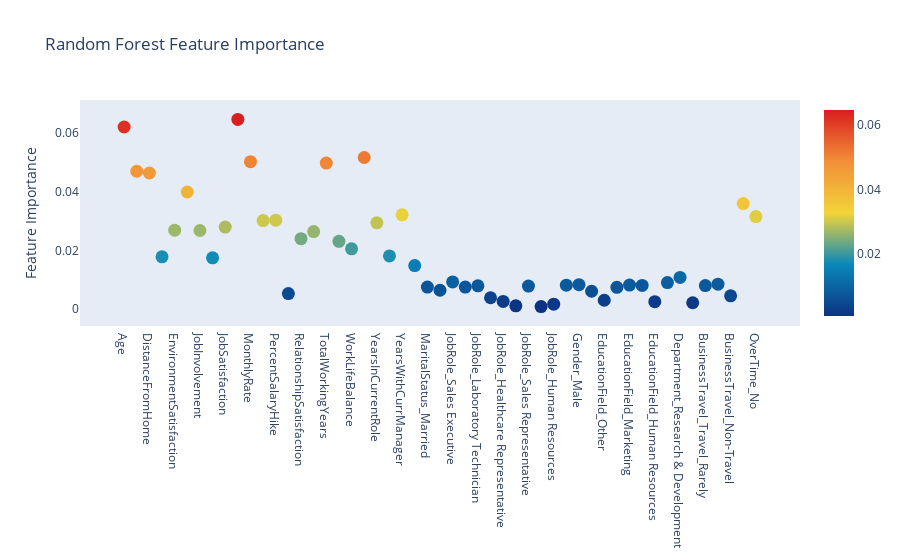

Here is the notebook cell this chart was saved with:
### Markdown cell above
### Random forest clasifikace. Dataset cely.

### Code cell
from sklearn.ensemble import RandomForestClassifier
from sklearn import metrics

RF=RandomForestClassifier(n_estimators=100)

RF.fit(X_train,y_train)

y_pred=RF.predict(X_test)
RF_plot(RF,X_train)


# Model Accuracy, how often is the classifier correct?
print("Accuracy:",metrics.accuracy_score(y_test, y_pred))
RF_plot(RF,X_cor)

### Figure 1 — Plotly figure (JSON) as saved in the notebook; plotly's stock layout.template omitted (floating-point values rounded to 4 significant figures)
{"data": [{"marker": {"color": [0.06207, 0.04698, 0.04637, 0.01778, 0.02688, 0.0399, 0.02676, 0.01742, 0.02794, 0.06466, 0.05025, 0.03014, 0.03029, 0.005223, 0.02396, 0.0264, 0.04978, 0.02308, 0.02051, 0.05166, 0.02939, 0.01808, 0.03211, 0.01481, 0.00744, 0.006379, 0.009203, 0.007451, 0.007892, 0.00381, 0.002552, 0.001061, 0.007804, 0.0008035, 0.001634, 0.008094, 0.008259, 0.00603, 0.002968, 0.007388, 0.008144, 0.008012, 0.002475, 0.008979, 0.01073, 0.002104, 0.007965, 0.008441, 0.004468, 0.03595, 0.03151], "colorscale": [[0, "rgb(12,51,131)"], [0.25, "rgb(10,136,186)"], [0.5, "rgb(242,211,56)"], [0.75, "rgb(242,143,56)"], [1, "rgb(217,30,30)"]], "showscale": true, "size": 13, "sizemode": "diameter", "sizeref": 1}, "mode": "markers", "text": ["Age", "DailyRate", "DistanceFromHome", "Education", "EnvironmentSatisfaction", "HourlyRate", "JobInvolvement", "JobLevel", "JobSatisfaction", "MonthlyIncome", "MonthlyRate", "NumCompaniesWorked", "PercentSalaryHike", "PerformanceRating", "RelationshipSatisfaction", "StockOptionLevel", "TotalWorkingYears", "TrainingTimesLastYear", "WorkLifeBalance", "YearsAtCompany", "YearsInCurrentRole", "YearsSinceLastPromotion", "YearsWithCurrManager", "MaritalStatus_Single", "MaritalStatus_Married", "MaritalStatus_Divorced", "JobRole_Sales Executive", "JobRole_Research Scientist", "JobRole_Laboratory Technician", "JobRole_Manufacturing Director", "JobRole_Healthcare Representative", "JobRole_Manager", "JobRole_Sales Representative", "JobRole_Research Director", "JobRole_Human Resources", "Gender_Female", "Gender_Male", "EducationField_Life Sciences", "EducationField_Other", "EducationField_Medical", "EducationField_Marketing", "EducationField_Technical Degree", "EducationField_Human Resources", "Department_Sales", "Department_Research & Development", "Department_Human Resources", "BusinessTravel_Travel_Rarely", "BusinessTravel_Travel_Frequently", "BusinessTravel_Non-Travel", "OverTime_Yes", "OverTime_No"], "type": "scatter", "x": ["Age", "DailyRate", "DistanceFromHome", "Education", "EnvironmentSatisfaction", "HourlyRate", "JobInvolvement", "JobLevel", "JobSatisfaction", "MonthlyIncome", "MonthlyRate", "NumCompaniesWorked", "PercentSalaryHike", "PerformanceRating", "RelationshipSatisfaction", "StockOptionLevel", "TotalWorkingYears", "TrainingTimesLastYear", "WorkLifeBalance", "YearsAtCompany", "YearsInCurrentRole", "YearsSinceLastPromotion", "YearsWithCurrManager", "MaritalStatus_Single", "MaritalStatus_Married", "MaritalStatus_Divorced", "JobRole_Sales Executive", "JobRole_Research Scientist", "JobRole_Laboratory Technician", "JobRole_Manufacturing Director", "JobRole_Healthcare Representative", "JobRole_Manager", "JobRole_Sales Representative", "JobRole_Research Director", "JobRole_Human Resources", "Gender_Female", "Gender_Male", "EducationField_Life Sciences", "EducationField_Other", "EducationField_Medical", "EducationField_Marketing", "EducationField_Technical Degree", "EducationField_Human Resources", "Department_Sales", "Department_Research & Development", "Department_Human Resources", "BusinessTravel_Travel_Rarely", "BusinessTravel_Travel_Frequently", "BusinessTravel_Non-Travel", "OverTime_Yes", "OverTime_No"], "y": [0.06207, 0.04698, 0.04637, 0.01778, 0.02688, 0.0399, 0.02676, 0.01742, 0.02794, 0.06466, 0.05025, 0.03014, 0.03029, 0.005223, 0.02396, 0.0264, 0.04978, 0.02308, 0.02051, 0.05166, 0.02939, 0.01808, 0.03211, 0.01481, 0.00744, 0.006379, 0.009203, 0.007451, 0.007892, 0.00381, 0.002552, 0.001061, 0.007804, 0.0008035, 0.001634, 0.008094, 0.008259, 0.00603, 0.002968, 0.007388, 0.008144, 0.008012, 0.002475, 0.008979, 0.01073, 0.002104, 0.007965, 0.008441, 0.004468, 0.03595, 0.03151]}], "layout": {"autosize": true, "hovermode": "closest", "showlegend": false, "title": {"text": "Random Forest Feature Importance"}, "xaxis": {"showgrid": false, "showline": false, "ticklen": 5, "zeroline": false}, "yaxis": {"gridwidth": 2, "showgrid": false, "ticklen": 5, "title": {"text": "Feature Importance"}, "zeroline": false}}}
